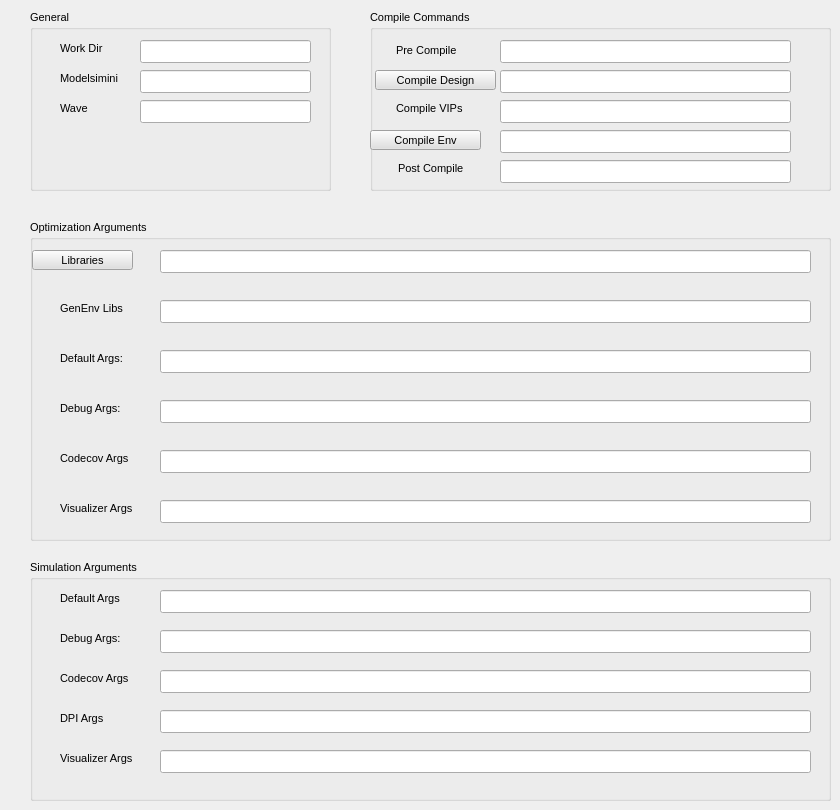
      <widget class="QWidget" name="advance_tab">
       <attribute name="title">
        <string>Advanced</string>
       </attribute>
       <widget class="QGroupBox" name="general_gp_4">
        <property name="geometry">
         <rect>
          <x>30</x>
          <y>10</y>
          <width>301</width>
          <height>181</height>
         </rect>
        </property>
        <property name="font">
         <font>
          <family>Arial</family>
          <pointsize>8</pointsize>
          <weight>50</weight>
          <italic>false</italic>
          <bold>false</bold>
         </font>
        </property>
        <property name="styleSheet">
         <string notr="true"/>
        </property>
        <property name="title">
         <string>General</string>
        </property>
        <widget class="QLineEdit" name="work_dir_line">
         <property name="geometry">
          <rect>
           <x>110</x>
           <y>30</y>
           <width>171</width>
           <height>23</height>
          </rect>
         </property>
         <property name="font">
          <font>
           <family>Arial</family>
           <pointsize>8</pointsize>
           <weight>50</weight>
           <italic>false</italic>
           <bold>false</bold>
          </font>
         </property>
        </widget>
        <widget class="QLabel" name="pre_compile_lable_3">
         <property name="geometry">
          <rect>
           <x>30</x>
           <y>30</y>
           <width>81</width>
           <height>16</height>
          </rect>
         </property>
         <property name="font">
          <font>
           <family>Arial</family>
           <pointsize>8</pointsize>
           <weight>50</weight>
           <italic>false</italic>
           <bold>false</bold>
          </font>
         </property>
         <property name="text">
          <string>Work Dir</string>
         </property>
        </widget>
        <widget class="QLineEdit" name="modelsimini_line">
         <property name="geometry">
          <rect>
           <x>110</x>
           <y>60</y>
           <width>171</width>
           <height>23</height>
          </rect>
         </property>
         <property name="font">
          <font>
           <family>Arial</family>
           <pointsize>8</pointsize>
           <weight>50</weight>
           <italic>false</italic>
           <bold>false</bold>
          </font>
         </property>
        </widget>
        <widget class="QLabel" name="pre_compile_lable_4">
         <property name="geometry">
          <rect>
           <x>30</x>
           <y>60</y>
           <width>81</width>
           <height>16</height>
          </rect>
         </property>
         <property name="font">
          <font>
           <family>Arial</family>
           <pointsize>8</pointsize>
           <weight>50</weight>
           <italic>false</italic>
           <bold>false</bold>
          </font>
         </property>
         <property name="text">
          <string>Modelsimini</string>
         </property>
        </widget>
        <widget class="QLineEdit" name="wave_line">
         <property name="geometry">
          <rect>
           <x>110</x>
           <y>90</y>
           <width>171</width>
           <height>23</height>
          </rect>
         </property>
         <property name="font">
          <font>
           <family>Arial</family>
           <pointsize>8</pointsize>
           <weight>50</weight>
           <italic>false</italic>
           <bold>false</bold>
          </font>
         </property>
        </widget>
        <widget class="QLabel" name="pre_compile_lable_6">
         <property name="geometry">
          <rect>
           <x>30</x>
           <y>90</y>
           <width>81</width>
           <height>16</height>
          </rect>
         </property>
         <property name="font">
          <font>
           <family>Arial</family>
           <pointsize>8</pointsize>
           <weight>50</weight>
           <italic>false</italic>
           <bold>false</bold>
          </font>
         </property>
         <property name="text">
          <string>Wave</string>
         </property>
        </widget>
       </widget>
       <widget class="QGroupBox" name="compile_commanda_gp">
        <property name="geometry">
         <rect>
          <x>370</x>
          <y>10</y>
          <width>461</width>
          <height>181</height>
         </rect>
        </property>
        <property name="font">
         <font>
          <family>Arial</family>
          <pointsize>8</pointsize>
          <weight>50</weight>
          <italic>false</italic>
          <bold>false</bold>
         </font>
        </property>
        <property name="styleSheet">
         <string notr="true"/>
        </property>
        <property name="title">
         <string>Compile Commands</string>
        </property>
        <widget class="QLineEdit" name="pre_compile_line">
         <property name="geometry">
          <rect>
           <x>130</x>
           <y>30</y>
           <width>291</width>
           <height>23</height>
          </rect>
         </property>
         <property name="font">
          <font>
           <family>Arial</family>
           <pointsize>8</pointsize>
           <weight>50</weight>
           <italic>false</italic>
           <bold>false</bold>
          </font>
         </property>
        </widget>
        <widget class="QLabel" name="pre_compile_lable">
         <property name="geometry">
          <rect>
           <x>26</x>
           <y>30</y>
           <width>81</width>
           <height>21</height>
          </rect>
         </property>
         <property name="font">
          <font>
           <family>Arial</family>
           <pointsize>8</pointsize>
           <weight>50</weight>
           <italic>false</italic>
           <bold>false</bold>
          </font>
         </property>
         <property name="text">
          <string>Pre Compile</string>
         </property>
        </widget>
        <widget class="QLineEdit" name="compile_design_line">
         <property name="geometry">
          <rect>
           <x>130</x>
           <y>60</y>
           <width>291</width>
           <height>23</height>
          </rect>
         </property>
         <property name="font">
          <font>
           <family>Arial</family>
           <pointsize>8</pointsize>
           <weight>50</weight>
           <italic>false</italic>
           <bold>false</bold>
          </font>
         </property>
        </widget>
        <widget class="QLineEdit" name="compile_env_line">
         <property name="geometry">
          <rect>
           <x>130</x>
           <y>120</y>
           <width>291</width>
           <height>23</height>
          </rect>
         </property>
         <property name="font">
          <font>
           <family>Arial</family>
           <pointsize>8</pointsize>
           <weight>50</weight>
           <italic>false</italic>
           <bold>false</bold>
          </font>
         </property>
        </widget>
        <widget class="QLineEdit" name="post_compile_line">
         <property name="geometry">
          <rect>
           <x>130</x>
           <y>150</y>
           <width>291</width>
           <height>23</height>
          </rect>
         </property>
         <property name="font">
          <font>
           <family>Arial</family>
           <pointsize>8</pointsize>
           <weight>50</weight>
           <italic>false</italic>
           <bold>false</bold>
          </font>
         </property>
        </widget>
        <widget class="QLabel" name="post_compile_lable">
         <property name="geometry">
          <rect>
           <x>28</x>
           <y>150</y>
           <width>81</width>
           <height>16</height>
          </rect>
         </property>
         <property name="font">
          <font>
           <family>Arial</family>
           <pointsize>8</pointsize>
           <weight>50</weight>
           <italic>false</italic>
           <bold>false</bold>
          </font>
         </property>
         <property name="text">
          <string>Post Compile</string>
         </property>
        </widget>
        <widget class="QLineEdit" name="compile_vips_line">
         <property name="geometry">
          <rect>
           <x>130</x>
           <y>90</y>
           <width>291</width>
           <height>23</height>
          </rect>
         </property>
         <property name="font">
          <font>
           <family>Arial</family>
           <pointsize>8</pointsize>
           <weight>50</weight>
           <italic>false</italic>
           <bold>false</bold>
          </font>
         </property>
        </widget>
        <widget class="QLabel" name="compile_vip_lable">
         <property name="geometry">
          <rect>
           <x>26</x>
           <y>90</y>
           <width>81</width>
           <height>16</height>
          </rect>
         </property>
         <property name="font">
          <font>
           <family>Arial</family>
           <pointsize>8</pointsize>
           <weight>50</weight>
           <italic>false</italic>
           <bold>false</bold>
          </font>
         </property>
         <property name="text">
          <string>Compile VIPs</string>
         </property>
        </widget>
        <widget class="QPushButton" name="compile_design_push_bt">
         <property name="geometry">
          <rect>
           <x>5</x>
           <y>60</y>
           <width>121</width>
           <height>20</height>
          </rect>
         </property>
         <property name="font">
          <font>
           <family>Arial</family>
           <pointsize>8</pointsize>
           <weight>50</weight>
           <italic>false</italic>
           <bold>false</bold>
          </font>
         </property>
         <property name="toolTip">
          <string extracomment="Generate vrc_compile_design.do (Currently, we only support Xilinx)">Generate vrc_compile_design.do (Currently, we only support Xilinx)</string>
         </property>
         <property name="styleSheet">
          <string notr="true">background-color: rgb(224, 224, 224);
font: 8pt &quot;Arial&quot;;
border-color: rgb(224, 224, 224);</string>
         </property>
         <property name="text">
          <string>Compile Design</string>
         </property>
        </widget>
        <widget class="QPushButton" name="compile_env_push_bt">
         <property name="geometry">
          <rect>
           <x>0</x>
           <y>120</y>
           <width>111</width>
           <height>20</height>
          </rect>
         </property>
         <property name="font">
          <font>
           <family>Arial</family>
           <pointsize>8</pointsize>
           <weight>50</weight>
           <italic>false</italic>
           <bold>false</bold>
          </font>
         </property>
         <property name="toolTip">
          <string extracomment="Genereate vrc_compile_env.do">Genereate vrc_compile_env.do</string>
         </property>
         <property name="styleSheet">
          <string notr="true">background-color: rgb(224, 224, 224);
font: 8pt &quot;Arial&quot;;
border-color: rgb(224, 224, 224);</string>
         </property>
         <property name="text">
          <string>Compile Env</string>
         </property>
        </widget>
       </widget>
       <widget class="QGroupBox" name="opt_args_gp">
        <property name="geometry">
         <rect>
          <x>30</x>
          <y>220</y>
          <width>801</width>
          <height>321</height>
         </rect>
        </property>
        <property name="font">
         <font>
          <family>Arial</family>
          <pointsize>8</pointsize>
          <weight>50</weight>
          <italic>false</italic>
          <bold>false</bold>
         </font>
        </property>
        <property name="styleSheet">
         <string notr="true"/>
        </property>
        <property name="title">
         <string>Optimization Arguments</string>
        </property>
        <widget class="QLineEdit" name="opt_libs_line">
         <property name="geometry">
          <rect>
           <x>130</x>
           <y>30</y>
           <width>651</width>
           <height>23</height>
          </rect>
         </property>
         <property name="font">
          <font>
           <family>Arial</family>
           <pointsize>8</pointsize>
           <weight>50</weight>
           <italic>false</italic>
           <bold>false</bold>
          </font>
         </property>
        </widget>
        <widget class="QLabel" name="opt_defualt_lable">
         <property name="geometry">
          <rect>
           <x>30</x>
           <y>130</y>
           <width>91</width>
           <height>16</height>
          </rect>
         </property>
         <property name="font">
          <font>
           <family>Arial</family>
           <pointsize>8</pointsize>
           <weight>50</weight>
           <italic>false</italic>
           <bold>false</bold>
          </font>
         </property>
         <property name="text">
          <string>Default Args:</string>
         </property>
        </widget>
        <widget class="QLabel" name="opt_debug_lable">
         <property name="geometry">
          <rect>
           <x>30</x>
           <y>180</y>
           <width>81</width>
           <height>16</height>
          </rect>
         </property>
         <property name="font">
          <font>
           <family>Arial</family>
           <pointsize>8</pointsize>
           <weight>50</weight>
           <italic>false</italic>
           <bold>false</bold>
          </font>
         </property>
         <property name="text">
          <string>Debug Args:</string>
         </property>
        </widget>
        <widget class="QLabel" name="label_11">
         <property name="geometry">
          <rect>
           <x>30</x>
           <y>230</y>
           <width>121</width>
           <height>16</height>
          </rect>
         </property>
         <property name="font">
          <font>
           <family>Arial</family>
           <pointsize>8</pointsize>
           <weight>50</weight>
           <italic>false</italic>
           <bold>false</bold>
          </font>
         </property>
         <property name="text">
          <string>Codecov Args</string>
         </property>
        </widget>
        <widget class="QLineEdit" name="opt_defualt_line">
         <property name="geometry">
          <rect>
           <x>130</x>
           <y>130</y>
           <width>651</width>
           <height>23</height>
          </rect>
         </property>
         <property name="font">
          <font>
           <family>Arial</family>
           <pointsize>8</pointsize>
           <weight>50</weight>
           <italic>false</italic>
           <bold>false</bold>
          </font>
         </property>
        </widget>
        <widget class="QLineEdit" name="opt_debug_line">
         <property name="geometry">
          <rect>
           <x>130</x>
           <y>180</y>
           <width>651</width>
           <height>23</height>
          </rect>
         </property>
         <property name="font">
          <font>
           <family>Arial</family>
           <pointsize>8</pointsize>
           <weight>50</weight>
           <italic>false</italic>
           <bold>false</bold>
          </font>
         </property>
        </widget>
        <widget class="QLineEdit" name="opt_codecov_line">
         <property name="geometry">
          <rect>
           <x>130</x>
           <y>230</y>
           <width>651</width>
           <height>23</height>
          </rect>
         </property>
         <property name="font">
          <font>
           <family>Arial</family>
           <pointsize>8</pointsize>
           <weight>50</weight>
           <italic>false</italic>
           <bold>false</bold>
          </font>
         </property>
        </widget>
        <widget class="QLabel" name="opt_visualizer_lable">
         <property name="geometry">
          <rect>
           <x>30</x>
           <y>280</y>
           <width>121</width>
           <height>16</height>
          </rect>
         </property>
         <property name="font">
          <font>
           <family>Arial</family>
           <pointsize>8</pointsize>
           <weight>50</weight>
           <italic>false</italic>
           <bold>false</bold>
          </font>
         </property>
         <property name="text">
          <string>Visualizer Args</string>
         </property>
        </widget>
        <widget class="QLineEdit" name="opt_visualizer_line">
         <property name="geometry">
          <rect>
           <x>130</x>
           <y>280</y>
           <width>651</width>
           <height>23</height>
          </rect>
         </property>
         <property name="font">
          <font>
           <family>Arial</family>
           <pointsize>8</pointsize>
           <weight>50</weight>
           <italic>false</italic>
           <bold>false</bold>
          </font>
         </property>
         <property name="text">
          <string/>
         </property>
        </widget>
        <widget class="QPushButton" name="libraries_push_bt">
         <property name="geometry">
          <rect>
           <x>2</x>
           <y>30</y>
           <width>101</width>
           <height>20</height>
          </rect>
         </property>
         <property name="toolTip">
          <string extracomment="Get libraries from elaborate.do of the design">Get libraries from elaborate.do of the design</string>
         </property>
         <property name="styleSheet">
          <string notr="true">background-color: rgb(224, 224, 224);
font: 8pt &quot;Arial&quot;;
border-color: rgb(224, 224, 224);</string>
         </property>
         <property name="text">
          <string>Libraries</string>
         </property>
        </widget>
        <widget class="QLineEdit" name="opt_genenv_line">
         <property name="geometry">
          <rect>
           <x>130</x>
           <y>80</y>
           <width>651</width>
           <height>23</height>
          </rect>
         </property>
         <property name="font">
          <font>
           <family>Arial</family>
           <pointsize>8</pointsize>
           <weight>50</weight>
           <italic>false</italic>
           <bold>false</bold>
          </font>
         </property>
        </widget>
        <widget class="QLabel" name="opt_gen_env_lable">
         <property name="geometry">
          <rect>
           <x>30</x>
           <y>80</y>
           <width>91</width>
           <height>16</height>
          </rect>
         </property>
         <property name="font">
          <font>
           <family>Arial</family>
           <pointsize>8</pointsize>
           <weight>50</weight>
           <italic>false</italic>
           <bold>false</bold>
          </font>
         </property>
         <property name="text">
          <string>GenEnv Libs</string>
         </property>
        </widget>
       </widget>
       <widget class="QGroupBox" name="sim_args_gp">
        <property name="geometry">
         <rect>
          <x>30</x>
          <y>560</y>
          <width>801</width>
          <height>241</height>
         </rect>
        </property>
        <property name="font">
         <font>
          <family>Arial</family>
          <pointsize>8</pointsize>
          <weight>50</weight>
          <italic>false</italic>
          <bold>false</bold>
         </font>
        </property>
        <property name="styleSheet">
         <string notr="true"/>
        </property>
        <property name="title">
         <string>Simulation Arguments</string>
        </property>
        <widget class="QLineEdit" name="vsim_defualt_line">
         <property name="geometry">
          <rect>
           <x>130</x>
           <y>30</y>
           <width>651</width>
           <height>23</height>
          </rect>
         </property>
         <property name="font">
          <font>
           <family>Arial</family>
           <pointsize>8</pointsize>
           <weight>50</weight>
           <italic>false</italic>
           <bold>false</bold>
          </font>
         </property>
        </widget>
        <widget class="QLabel" name="vsim_defualt_lable">
         <property name="geometry">
          <rect>
           <x>30</x>
           <y>30</y>
           <width>81</width>
           <height>16</height>
          </rect>
         </property>
         <property name="font">
          <font>
           <family>Arial</family>
           <pointsize>8</pointsize>
           <weight>50</weight>
           <italic>false</italic>
           <bold>false</bold>
          </font>
         </property>
         <property name="text">
          <string>Default Args</string>
         </property>
        </widget>
        <widget class="QLabel" name="vsim_debug_lable">
         <property name="geometry">
          <rect>
           <x>30</x>
           <y>70</y>
           <width>91</width>
           <height>16</height>
          </rect>
         </property>
         <property name="font">
          <font>
           <family>Arial</family>
           <pointsize>8</pointsize>
           <weight>50</weight>
           <italic>false</italic>
           <bold>false</bold>
          </font>
         </property>
         <property name="text">
          <string>Debug Args:</string>
         </property>
        </widget>
        <widget class="QLabel" name="vsim_codecov_lable">
         <property name="geometry">
          <rect>
           <x>30</x>
           <y>110</y>
           <width>81</width>
           <height>16</height>
          </rect>
         </property>
         <property name="font">
          <font>
           <family>Arial</family>
           <pointsize>8</pointsize>
           <weight>50</weight>
           <italic>false</italic>
           <bold>false</bold>
          </font>
         </property>
         <property name="text">
          <string>Codecov Args</string>
         </property>
        </widget>
        <widget class="QLineEdit" name="vsim_debug_line">
         <property name="geometry">
          <rect>
           <x>130</x>
           <y>70</y>
           <width>651</width>
           <height>23</height>
          </rect>
         </property>
         <property name="font">
          <font>
           <family>Arial</family>
           <pointsize>8</pointsize>
           <weight>50</weight>
           <italic>false</italic>
           <bold>false</bold>
          </font>
         </property>
        </widget>
        <widget class="QLineEdit" name="vsim_codecov_line">
         <property name="geometry">
          <rect>
           <x>130</x>
           <y>110</y>
           <width>651</width>
           <height>23</height>
          </rect>
         </property>
         <property name="font">
          <font>
           <family>Arial</family>
           <pointsize>8</pointsize>
           <weight>50</weight>
           <italic>false</italic>
           <bold>false</bold>
          </font>
         </property>
        </widget>
        <widget class="QLabel" name="vsim_visualizer_lable">
         <property name="geometry">
          <rect>
           <x>30</x>
           <y>190</y>
           <width>121</width>
           <height>16</height>
          </rect>
         </property>
         <property name="font">
          <font>
           <family>Arial</family>
           <pointsize>8</pointsize>
           <weight>50</weight>
           <italic>false</italic>
           <bold>false</bold>
          </font>
         </property>
         <property name="text">
          <string>Visualizer Args</string>
         </property>
        </widget>
        <widget class="QLineEdit" name="vsim_visualizer_line">
         <property name="geometry">
          <rect>
           <x>130</x>
           <y>190</y>
           <width>651</width>
           <height>23</height>
          </rect>
         </property>
         <property name="font">
          <font>
           <family>Arial</family>
           <pointsize>8</pointsize>
           <weight>50</weight>
           <italic>false</italic>
           <bold>false</bold>
          </font>
         </property>
         <property name="text">
          <string/>
         </property>
        </widget>
        <widget class="QLabel" name="vsim_dpi_label">
         <property name="geometry">
          <rect>
           <x>30</x>
           <y>150</y>
           <width>81</width>
           <height>16</height>
          </rect>
         </property>
         <property name="font">
          <font>
           <family>Arial</family>
           <pointsize>8</pointsize>
           <weight>50</weight>
           <italic>false</italic>
           <bold>false</bold>
          </font>
         </property>
         <property name="toolTip">
          <string>DPI simulation commands (e.g. -sv_lib mySharedObject)</string>
         </property>
         <property name="toolTipDuration">
          <number>-1</number>
         </property>
         <property name="text">
          <string>DPI Args</string>
         </property>
        </widget>
        <widget class="QLineEdit" name="vsim_dpi_textbox">
         <property name="geometry">
          <rect>
           <x>130</x>
           <y>150</y>
           <width>651</width>
           <height>23</height>
          </rect>
         </property>
         <property name="font">
          <font>
           <family>Arial</family>
           <pointsize>8</pointsize>
           <weight>50</weight>
           <italic>false</italic>
           <bold>false</bold>
          </font>
         </property>
         <property name="toolTip">
          <string>DPI simulation commands (e.g. -sv_lib mySharedObject)</string>
         </property>
         <property name="toolTipDuration">
          <number>-1</number>
         </property>
        </widget>
       </widget>
      </widget>
